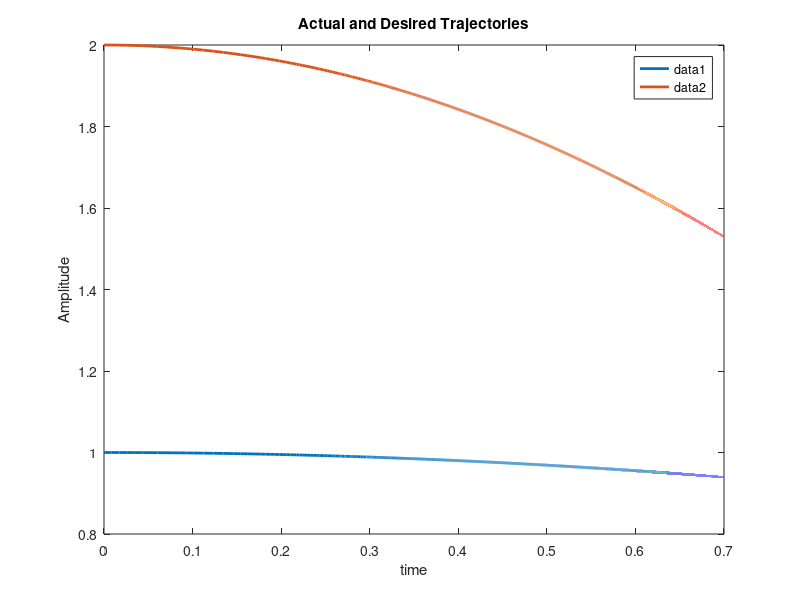

Reproduce this figure in MATLAB. (Note: a time limit stopped this script after it produced the figure.)
function twoLinkRobotCLandICLstructure
close all
global controlinput pos timeprev qDotprev Y1hist ui

% setup and initialization
p1       = 3.473;
p2       = 0.196;
p3       = 0.242;
f1       = 5.3;
f2       = 1.1;

pos         = 0;
timeprev    = 0;
qDotprev    = 0;
Y1hist      = [0 0 0 0 0;0 0 0 0 0;0 0 0 0 0;0 0 0 0 0;0 0 0 0 0];
ui          = 0;
       
%Stacked Paraeter vector
theta   =[p1;p2;p3;f1;f2];
controlinput = [1;1];

%simulation final time
tf  = 0.7;

%Inital condition vector
X0   = [4;10;3;2;1;1;1;1;1];

% options for integration function
opts = odeset('RelTol',1e-3,'AbsTol',1e-3);

% integrate (you can send the paramters theta to the dynamics as seen below)
[t,STATES] = ode45(@(t,X) twoLinkdynamics(t,X,theta),[0 tf],X0,opts);

% Parse integrated states (STATES is the same "form" as X0)
% (i.e., in this sim, STATES = [e r thetahat] over all time);
e  = STATES(:,1:2)';
r  = STATES(:,3:4)';
thetaHat = STATES(:,5:9)';
% post computation for figures
qd          = [cos(0.5*t) 2*cos(t)]';
q = e + qd;

% plot figures
% Plot the actual vs desired trajectories
figure(1)
plot(t,qd,'-','LineWidth',2)
title('Actual and Desired Trajectories');
xlabel('time');
ylabel('Amplitude');
legend();
hold on
ax = gca;
ax.ColorOrderIndex = 1;
plot(t,q,':','LineWidth',2)
hold off

% Plot the filtered tracking error
figure(2)
plot(t,r,'--','LineWidth',2)
title('Filtered Tracking error')
xlabel('time');
ylabel('Amplitude');

% Plot the adaptive estimates vs actual parameters
figure(3)
plot(t,repmat(theta,1,length(t)),'-','LineWidth',2)
hold on
ax = gca;
ax.ColorOrderIndex = 1;
plot(t,thetaHat,':','LineWidth',2)
title('Adaptive Estimates & Actual Parameters')
xlabel('time');
ylabel('Amplitude');
hold off

figure(4)
time = 0:tf/length(controlinput):tf;
time(end) = [];
plot(time,controlinput(1,:))
title('Control input for Link 1');
xlabel('Time(s)')
ylabel('Torque(Nm)')

figure(5)
time = 0:tf/length(controlinput):tf;
time(end) = [];
plot(time,controlinput(2,:))
title('Control input for Link 2');
xlabel('Time(s)')
ylabel('Torque(Nm)')


end

function [XDot] = twoLinkdynamics(t,X,theta)
% initialize global variables for use in plot later.
global u controlinput pos timeprev qDotprev Y1hist ui
t
% compute desired trajectory and needed derivatives (i.e., qd, qdDot, qdDotDot)
qd          = [cos(0.5*t) 2*cos(t)]';    
qdDot       = [-0.5*sin(0.5*t) -2*sin(t)]'; 
qdDotDot    = [-0.25*cos(0.5*t) -2*cos(t)]';

% select gains (i.e., K, Kcl/Kicl, alpha, Gamma)
K       = 5;
Kcl     = 0.0001;
gamma   = [25 0 0 0 0;0 10 0 0 0;0 0 10 0 0;0 0 0 600 0;0 0 0 0 10]; 
a       = 0.5;

% parse current states (X is the same size and "form" as X0)
% (i.e., in this sim, X = [e;r;thetahat])

e               = [X(1);X(2)];
r               = [X(3);X(4)];
thetaHat        = [X(5);X(6);X(7);X(8);X(9)];

% compute current q and qDot for convenience
q       = e + qd; 
qDot     = r - a*e + qdDot;
% compute cos(x2) and sin(x2) for convenience

c2       = cos(q(2));
s2       = sin(q(2));

cd2     = cos(qd(2));
sd2     = sin(qd(1));


%p and f values
p1       = 3.473;
p2       = 0.196;
p3       = 0.242;
f1       = 5.3;
f2       = 1.1;

% compute current matrices for the dynamics (i.e., M, Vm, ff)


M   = [ p1+2*p3*c2 p2+p3*c2; p2+p3*c2 p2];
Vm  = [-p3*s2*qDot(2) -p3*s2*(qDot(1)+qDot(2)); p3*s2*qDot(1) 0];
fd  = [ f1 0; 0 f2];


% compute current regression matrix (Y2 for gradient term/ non cl/icl)
%missing%
%Y2 matrix
y11      = -qdDotDot(1)+a*(qDot(1)-qdDot(1)); %Enter the expression
y12      = -qdDotDot(2)+a*(qDot(2)-qdDot(2)); %Enter the expression
y13      = s2*qDot(2)*qdDot(1) + s2*qDot(1)*qdDot(2) + s2*qDot(2)*qdDot(2) + a*s2*qDot(2)*e(1) + a*s2*qDot(1)*e(2) + a*s2*qDot(2)*e(2) - 2*c2*qdDotDot(1) - c2*qdDotDot(2) + 2*a*c2*(qDot(1)-qdDot(1)) + a*c2*(qDot(2)-qdDot(2)); %Enter the expression
y14      = -qDot(1);
y15      = 0;

y21      = 0; %Enter the expression
y22      = -qdDotDot(1) - qdDotDot(2) + a*(qDot(1)-qdDot(1)) + a*(qDot(2)-qdDot(2)); %Enter the expression
y23      = -s2*qDot(1)*qdDot(1) - a*s2*qDot(1)*e(1) - c2*qdDotDot(1) + a*c2*(qDot(1)-qdDot(1))   ; %Enter the expression
y24      = 0;
y25      = -qDot(2);
Y2        = [y11 y12 y13 y14 y15;y21 y22 y23 y24 y25];

%Y2d matrix 
yd11    = qdDotDot(1);
yd12    = qdDotDot(2);
yd13    = 2*cd2*qdDotDot(1) + cd2*qdDotDot(2) - sd2*qdDot(2)*qdDot(1) - s2*qdDot(1)*qdDot(2) - s2*qdDot(2)*qdDot(2);
yd14    = qdDot(1);
yd15    = 0;

yd21    = 0;
yd22    = qdDotDot(1) + qdDotDot(2);
yd23    = cd2*qdDotDot(1) + s2*qdDot(2)*qd(1);
yd24    = 0;
yd25    = qdDot(2);

Y2d = [yd11 yd12 yd13 yd14 yd15;yd21 yd22 yd23 yd24 yd25];



% set lambda for history stack min eigenvalue condition
lambda      = 6;


% determine if the history stack meets the min eigenvalue condition
if pos == 0 %if min eigenvalue of history stack less than lambda

    % compute qDotDot for Y1i
    dt        = t - timeprev; % determine delta time.
    dq        = qDot - qDotprev; % determine delta qDot.
    qDotDot   = dq/dt; % determine qDotDot.

    %if first loop (cannot determine dq or dt), initiallize qDotDot.
    if dt == 0
        qDotDot   = [0;0];
    end

    %determine Y1i (Y1 for this loop)
    %missing%
    Y1i     = [0 0 0 0 0;0 0 0 0 0];
    
    % determine new history stack (summation)
    Y1hist    = Y1hist + Y1i'*Y1i;
    
    % optional: save the Y1i data in an array instead, then add/remove data
    % from history stack to maximize min eigenvalue of Y1hist.

    % determine min eigenvalue of history stack
    Y1eigenVal = eig(Y1hist);

    % check min eigenvalue condition
    Y1eigenValMin = min(Y1eigenVal);
    if (Y1eigenValMin > lambda)
       pos = 1;
    else
       pos = 0;
    end
end

% design controller (i.e., u)

u = Y2 * theta;
controlinput = horzcat(controlinput,u);

% determine which update law to use (i.e., thetaHatDot)
if pos == 1
    %(after eigenvalues condition met for Y1hist)
    
    % for CL:
    % compute new cl_sumY (function of: Yi,ui,thetaHati), 
    % assuming new data in history stack
    c1_sumY = Y1i' * (ui - Y1i*thetaHat);
    
    % for ICL:
    % compute new icl_sumY(script) (function of: Yi(script),ui,x(ti),x(ti-dt),thetaHati),
    % assuming new data in history stack

    % compute thetaHatDot
    
    thetaHatDot = gamma*Y2'*r + Kcl*gamma*c1_sumY;
else
    % (before eigenvalues condition met for Y1hist)

    % compute thetaHatDot (no cl/icl term)
    
    thetaHatDot = gamma*Y2'*r;
    
    % for CL:
    % compute cl_sumY (function of: Yi,ui, thetaHat) for use later
    %missing%
    
    c1_sumY = Y1i' * (ui - Y1i*thetaHat);
    % for ICL:
    % compute icl_sumY(script) (function of: Yi(script),ui,x(ti),x(ti-deltat),thetaHati) for use later
    %missing%
end 

% compute current closed-loop errors for integration(i.e., eDot, rDot)

eDot = qDot - qdDot;
rDot = M\(Vm*(qdDot + a*e) +fd*qDot +a*eDot - u - Vm*r + M*qdDotDot);
% update "previous" variables for next loop
%(i.e., qDotprev, timeprev, Y1iprev, Uiprev)

qDotprev    = qDotprev  +   1;
timeprev    = timeprev  +   1;
Y1i         = Y1i       +   1;
ui          = ui        +   1;

% Stacked dynamics vector (XDot is the same size and "form" as X)
XDot        = [eDot;rDot;thetaHatDot];
end
